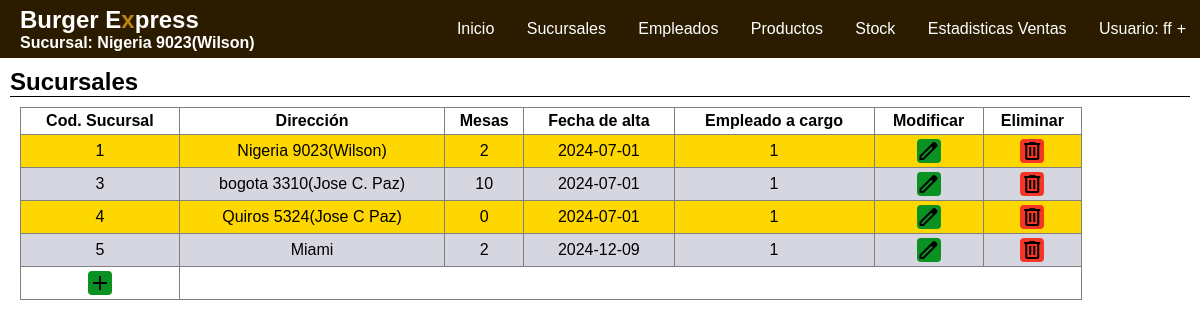
Screenshot of /Vistas/view_sucursales.php (signed in) with the database file from the repository.
### tables this page shows
CREATE TABLE IF NOT EXISTS `sucursales` (
  `Cod_sucursal` int NOT NULL,
  `Direccion` varchar(40) NOT NULL,
  `Capacidad` int NOT NULL,
  `Cod_supervisor` varchar(28) NOT NULL,
  `Fecha` date NOT NULL
);

### Modelos/consultas.php (called while the page is built, shortened)
<?php
	function getSucursales($one=" "){
		require'../Modelos/conexion.php';
		$consulta = $conexion->prepare("SELECT * FROM sucursales $one");
		$consulta->execute();
		$datos = $consulta->fetchAll(PDO::FETCH_ASSOC);
		return $datos;
	}
?>

### Vistas/view_sucursales.php (the view, shortened to what this page needs)
<?php include_once 'header.php'; ?>
<!DOCTYPE html>
<html>
<head>
</head>
    <link rel="stylesheet" href="styles/style.css"/>
<body>
	<section>
		<h2 style="border-bottom: 1px solid black">Sucursales</h2>
		<?php
			echo"<table id='table'border='1' style='margin:10px ;width:90%'><thead><th>Cod. Sucursal</th><th>Dirección</th><th>Mesas</th><th>Fecha de alta</th><th>Empleado a cargo</th><th>Modificar</th><th>Eliminar</th></thead><tbody>";
				$datos=getSucursales();
				if(empty($datos)){
					echo'<tr><td><a><span class="material-symbols-outlined" onclick="add()">add</span></a></td></tr>';
					echo'<script type="text/javascript">
							Swal.fire({
			  					icon: "question",
			 					title: "No hay sucursales registradas",
			  					text: "Desea ingresar una?",
			  					footer: "",
							}).then((result) => {
		    				if (result.isConfirmed) {
								add()
							}});
						</script>';
				}
				else{
				$c=0;
				foreach($datos as $elemento){
					$c++;
					if($c%2==0){
						echo"<tr class='gray'>";
					}
					else{
						echo"<tr style='background-color: gold;'>";
					}
					echo"<td>".$elemento['Cod_sucursal']."</td><td>".$elemento['Direccion']."</td><td>".$elemento['Capacidad']."</td><td>".$elemento['Fecha']."</td><td>".$elemento['Cod_supervisor']."</td>";
					echo'<td><a href="view_sucursales.php?mod=true&codigo='.$elemento['Cod_sucursal'].'"><span class="material-symbols-outlined" >edit</span></a></td>
		                <td><span onclick="eliminar('.$elemento['Cod_sucursal'].')" class="material-symbols-outlined" style="background-color: #F33627">delete</span></td></tr>';
				}
				echo'<tr><td><a><span class="material-symbols-outlined" onclick="add()">add</span></a></td></tr></tbody></table>';
				}
		?>
	</section>
</body>
</html>

### Vistas/styles/style.css (style rules this page uses)
* { margin: 0; box-sizing: border-box; }
:root { --header-color:#222; --bg-color:#fff; --table-th-color:#7D4600; --header-font-color:white; --font-color:black; --aside-color:black; --button-color:#ff3838; --aside-button-color:#4464AD; }
body { font-family: Arial, sans-serif; background-color: var(--bg-color); }
section { padding: 10px; height: 90%; }
#table .material-symbols-outlined { cursor: pointer; border-radius: 4px; font-variation-settings: 'FILL' 0, 'wght' 400, 'GRAD' 0, 'opsz' 24 }
a { text-decoration: none; color: black; }
#table a .material-symbols-outlined { background:#099122 ; }
#table { border-collapse: collapse; text-align: center; }
#table th { padding: 4px; background: var(--table-th-color); color: var(--header-font-color); }
#table td { padding: 4px; }
#table .gray { background: #D6D6E0; }
td a { border-radius: 5px; }

### rows the page displays
sucursales: Cod_sucursal "1", Direccion "Nigeria 9023(Wilson)", Capacidad "2", Fecha "2024-07-01", Cod_supervisor "1"
sucursales: Cod_sucursal "3", Direccion "bogota 3310(Jose C. Paz)", Capacidad "10", Fecha "2024-07-01", Cod_supervisor "1"
sucursales: Cod_sucursal "4", Direccion "Quiros 5324(Jose C Paz)", Capacidad "0", Fecha "2024-07-01", Cod_supervisor "1"
sucursales: Cod_sucursal "5", Direccion "Miami", Capacidad "2", Fecha "2024-12-09", Cod_supervisor "1"

### other values shown
$_SESSION['sucursal'] "Nigeria 9023(Wilson)"
$_SESSION['usuario'] "ff"
